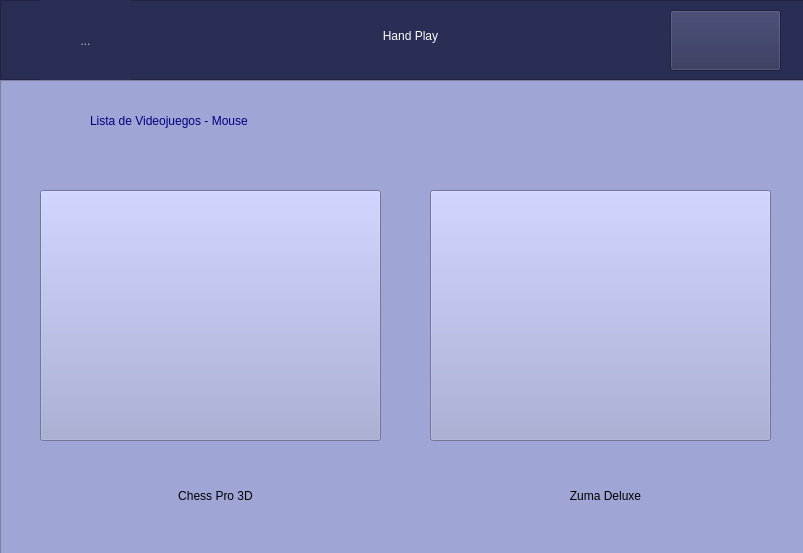
<?xml version="1.0" encoding="UTF-8"?>
<ui version="4.0">
 <class>MainWindow</class>
 <widget class="QMainWindow" name="MainWindow">
  <property name="geometry">
   <rect>
    <x>0</x>
    <y>0</y>
    <width>803</width>
    <height>553</height>
   </rect>
  </property>
  <property name="windowTitle">
   <string>Hand Play - Mouse</string>
  </property>
  <widget class="QWidget" name="centralwidget">
   <widget class="QFrame" name="Titulo">
    <property name="geometry">
     <rect>
      <x>0</x>
      <y>0</y>
      <width>811</width>
      <height>80</height>
     </rect>
    </property>
    <property name="styleSheet">
     <string notr="true">background: rgb(43, 46, 84)
</string>
    </property>
    <property name="frameShape">
     <enum>QFrame::StyledPanel</enum>
    </property>
    <property name="frameShadow">
     <enum>QFrame::Raised</enum>
    </property>
    <widget class="QLabel" name="titulo">
     <property name="geometry">
      <rect>
       <x>250</x>
       <y>10</y>
       <width>321</width>
       <height>51</height>
      </rect>
     </property>
     <property name="styleSheet">
      <string notr="true">color: rgb(255, 255, 255);
font: 75 26pt &quot;Magneto&quot;;</string>
     </property>
     <property name="text">
      <string>Hand Play</string>
     </property>
     <property name="alignment">
      <set>Qt::AlignCenter</set>
     </property>
    </widget>
    <widget class="QPushButton" name="home">
     <property name="geometry">
      <rect>
       <x>670</x>
       <y>10</y>
       <width>111</width>
       <height>61</height>
      </rect>
     </property>
     <property name="text">
      <string/>
     </property>
     <property name="icon">
      <iconset>
       <normaloff>../img/hogar.png</normaloff>../img/hogar.png</iconset>
     </property>
     <property name="iconSize">
      <size>
       <width>50</width>
       <height>60</height>
      </size>
     </property>
    </widget>
    <widget class="QToolButton" name="toolButton">
     <property name="enabled">
      <bool>false</bool>
     </property>
     <property name="geometry">
      <rect>
       <x>40</x>
       <y>0</y>
       <width>91</width>
       <height>81</height>
      </rect>
     </property>
     <property name="font">
      <font>
       <stylestrategy>PreferDefault</stylestrategy>
       <kerning>true</kerning>
      </font>
     </property>
     <property name="layoutDirection">
      <enum>Qt::LeftToRight</enum>
     </property>
     <property name="text">
      <string>...</string>
     </property>
     <property name="icon">
      <iconset>
       <normaloff>../img/logo.png</normaloff>../img/logo.png</iconset>
     </property>
     <property name="iconSize">
      <size>
       <width>160</width>
       <height>160</height>
      </size>
     </property>
     <property name="autoRaise">
      <bool>true</bool>
     </property>
    </widget>
   </widget>
   <widget class="QFrame" name="Videojuegos">
    <property name="geometry">
     <rect>
      <x>0</x>
      <y>80</y>
      <width>811</width>
      <height>501</height>
     </rect>
    </property>
    <property name="styleSheet">
     <string notr="true">background: rgb(159, 165, 213)</string>
    </property>
    <property name="frameShape">
     <enum>QFrame::StyledPanel</enum>
    </property>
    <property name="frameShadow">
     <enum>QFrame::Raised</enum>
    </property>
    <widget class="QPushButton" name="zuma">
     <property name="geometry">
      <rect>
       <x>430</x>
       <y>110</y>
       <width>341</width>
       <height>251</height>
      </rect>
     </property>
     <property name="text">
      <string/>
     </property>
     <property name="icon">
      <iconset>
       <normaloff>../img/zumad.jpg</normaloff>../img/zumad.jpg</iconset>
     </property>
     <property name="iconSize">
      <size>
       <width>360</width>
       <height>400</height>
      </size>
     </property>
    </widget>
    <widget class="QPushButton" name="chess">
     <property name="geometry">
      <rect>
       <x>40</x>
       <y>110</y>
       <width>341</width>
       <height>251</height>
      </rect>
     </property>
     <property name="text">
      <string/>
     </property>
     <property name="icon">
      <iconset>
       <normaloff>../img/chess1.jpg</normaloff>../img/chess1.jpg</iconset>
     </property>
     <property name="iconSize">
      <size>
       <width>360</width>
       <height>550</height>
      </size>
     </property>
    </widget>
    <widget class="QLabel" name="juego2">
     <property name="geometry">
      <rect>
       <x>100</x>
       <y>400</y>
       <width>231</width>
       <height>31</height>
      </rect>
     </property>
     <property name="styleSheet">
      <string notr="true">font: 17pt &quot;Broadway&quot;;</string>
     </property>
     <property name="text">
      <string>Chess Pro 3D</string>
     </property>
     <property name="alignment">
      <set>Qt::AlignCenter</set>
     </property>
    </widget>
    <widget class="QLabel" name="juego3">
     <property name="geometry">
      <rect>
       <x>490</x>
       <y>400</y>
       <width>231</width>
       <height>31</height>
      </rect>
     </property>
     <property name="styleSheet">
      <string notr="true">font: 17pt &quot;Broadway&quot;;</string>
     </property>
     <property name="text">
      <string>Zuma Deluxe</string>
     </property>
     <property name="alignment">
      <set>Qt::AlignCenter</set>
     </property>
    </widget>
    <widget class="QLabel" name="subtitulo">
     <property name="geometry">
      <rect>
       <x>90</x>
       <y>20</y>
       <width>611</width>
       <height>41</height>
      </rect>
     </property>
     <property name="styleSheet">
      <string notr="true">font: 75 22pt &quot;Magneto&quot;;
color: rgb(0, 0, 127)
</string>
     </property>
     <property name="text">
      <string>Lista de Videojuegos - Mouse</string>
     </property>
    </widget>
   </widget>
  </widget>
 </widget>
 <resources/>
 <connections/>
</ui>
